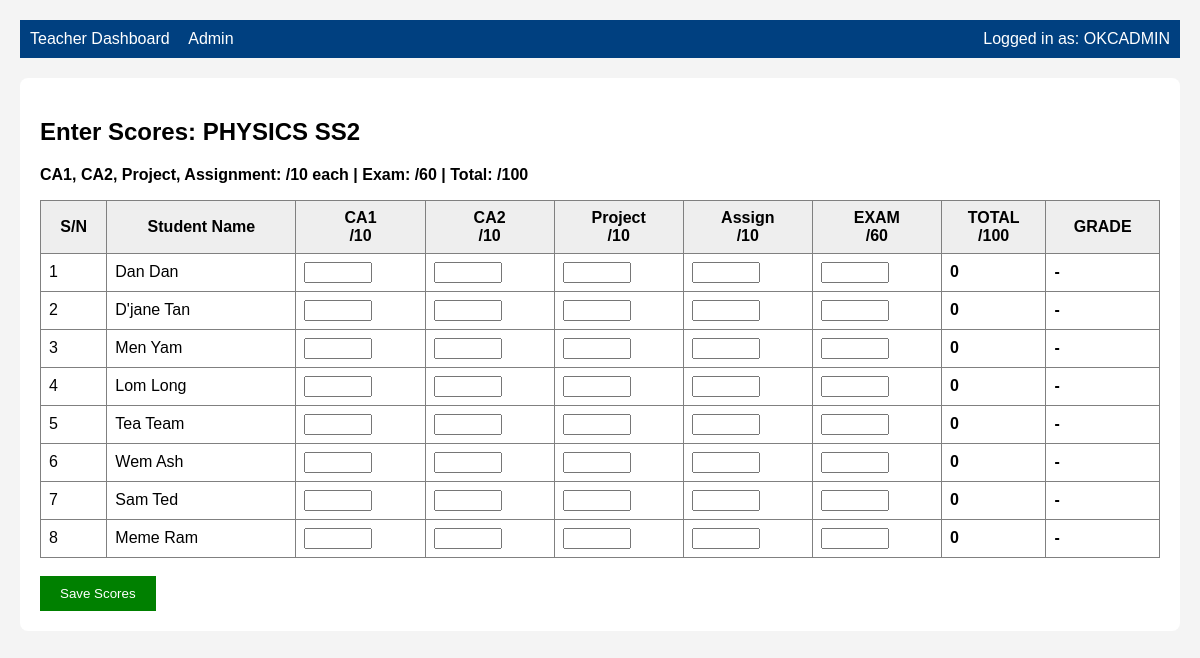
Screenshot of /teacher/teacher/enter-scores/2/ (signed in) with the database file from the repository.
### results/models.py (models this page shows, shortened)
class Subject(models.Model):
    name = models.CharField(max_length=50)
    student_class = models.CharField(max_length=10)
    teachers = models.ManyToManyField(User, blank=True, related_name='subjects_taught')

class Student(models.Model):
    admission_no = models.CharField(max_length=20, unique=True)
    full_name = models.CharField(max_length=100)
    student_class = models.CharField(max_length=10)
    arm = models.CharField(max_length=10)
    joined_term = models.CharField(max_length=20, choices=JOINED_TERM_CHOICES, default="First Term") # <-- ADD THIS

### results/views.py (the view, shortened to what this page needs)
# urls.py: path('teacher/enter-scores/<int:subject_id>/', views.enter_scores, name='enter_scores'),
@login_required
def enter_scores(request, subject_id):
    subject = get_object_or_404(Subject, id=subject_id)
    if request.user not in subject.teachers.all() and not request.user.is_superuser:
        messages.error(request, "You are not assigned to this subject")
        return redirect('results:teacher_dashboard')
    students = Student.objects.filter(student_class=subject.student_class)
    TERM = 'Third Term'
    SESSION = '2025/2026'
    existing_scores = Score.objects.filter(subject=subject, term=TERM, session=SESSION)
    scores_dict = {score.student_id: score for score in existing_scores}
    context = {'subject': subject, 'students': students, 'scores_dict': scores_dict}
    return render(request, 'results/enter_scores.html', context)

### results/templatetags/custom_tags.py (called while the page is built)
@register.filter
def get_item(dictionary, key):
    if dictionary:
        return dictionary.get(key)
    return None

### results/templates/results/enter_scores.html (shortened to what this page needs)
{% extends 'base.html' %}
{% load custom_tags %}
{% block content %}
<h2>Enter Scores: {{ subject.name }} {{ subject.student_class }}</h2>
<p><b>CA1, CA2, Project, Assignment: /10 each | Exam: /60 | Total: /100</b></p>
<form method="post">
<table border="1" cellpadding="8" style="border-collapse: collapse; width: 100%;">
    <tr style="background:#eee;">
        <th>S/N</th>
        <th>Student Name</th>
        <th>CA1<br>/10</th>
        <th>CA2<br>/10</th>
        <th>Project<br>/10</th>
        <th>Assign<br>/10</th>
        <th>EXAM<br>/60</th>
        <th>TOTAL<br>/100</th>
        <th>GRADE</th>
    </tr>
    {% for student in students %}
    {% with score=scores_dict|get_item:student.id %}
    <tr>
        <td>{{ forloop.counter }}</td>
        <td>{{ student.full_name }}</td>
        <td><input type="number" class="score-input" name="ca1_{{ student.id }}" value="{{ score.ca1|default:'' }}" min="0" max="10" style="width:60px;" required></td>
        <td><input type="number" class="score-input" name="ca2_{{ student.id }}" value="{{ score.ca2|default:'' }}" min="0" max="10" style="width:60px;" required></td>
        <td><input type="number" class="score-input" name="project_{{ student.id }}" value="{{ score.project|default:'' }}" min="0" max="10" style="width:60px;" required></td>
        <td><input type="number" class="score-input" name="assignment_{{ student.id }}" value="{{ score.assignment|default:'' }}" min="0" max="10" style="width:60px;" required></td>
        <td><input type="number" class="score-input" name="exam_{{ student.id }}" value="{{ score.exam|default:'' }}" min="0" max="60" style="width:60px;" required></td>
        <td class="total" style="font-weight:bold;">-</td>
        <td class="grade" style="font-weight:bold;">-</td>
    </tr>
    {% endwith %}
    {% endfor %}
</table>
<br>
<button type="submit" style="padding:10px 20px; background:green; color:white; border:none; cursor:pointer;">Save Scores</button>
</form>
{% endblock %}

### okc_portal/templates/base.html (shortened to what this page needs)
<!DOCTYPE html>
<html lang="en">
<head>
</head>
<body>
    <nav>
        <a href="/teacher/">Teacher Dashboard</a>
        <a href="/admin/">Admin</a>
        <span style="float:right;">Logged in as: {{ user.username }}</span>
    </nav>
    <div class="container">
        {% block content %}
        {% endblock %}
    </div>
</body>
</html>

### okc_portal/templates/base.html (style rules this page uses)
body { font-family: Arial, sans-serif; margin: 20px; background: #f4f4f4; }
.container { background: white; padding: 20px; border-radius: 8px; max-width: 1200px; margin: auto; }
nav { background: #004080; color: white; padding: 10px; margin-bottom: 20px; }
nav a { color: white; text-decoration: none; margin-right: 15px; }
table input { text-align: center; }

### rows the page displays
Subject: name "PHYSICS", student_class "SS2"
Student: full_name "Dan Dan"
Student: full_name "D'jane Tan"
Student: full_name "Men Yam"
Student: full_name "Lom Long"
Student: full_name "Tea Team"
Student: full_name "Wem Ash"
Student: full_name "Sam Ted"
Student: full_name "Meme Ram"

### other values shown
{{ user.username }} "OKCADMIN"
